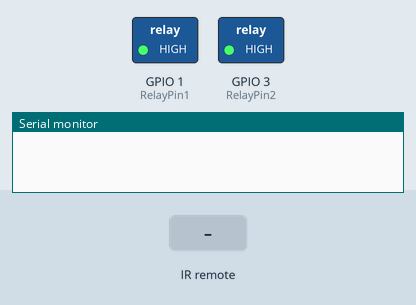
Simulated run of this sketch. Board: ESP8266 (NodeMCU). Parts: switched loads named in the sketch (green lamp = pin HIGH), the last lines printed to the serial monitor. The test bench sets the inputs (shaded band). WiFi joins after 1.5 s; servers stay silent unless stated.

Above: at 2.2 s.
2.3 s: infrared code 0x45 received
At 3.8 s:
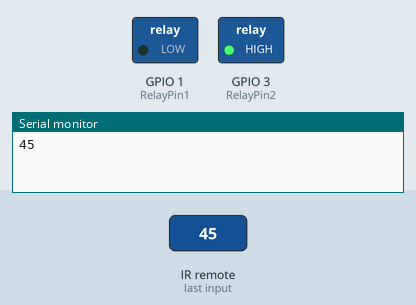
4.1 s: infrared code 0x46 received
At 5.2 s:
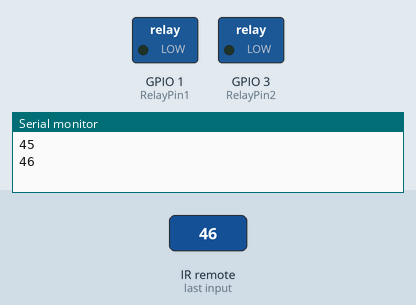
5.9 s: infrared code 0x45 received
At 6.6 s:
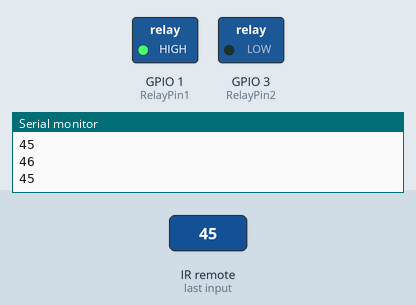
Timing chart, 0 to 8.9 s (numbered marks = the images above; inputs shaded):
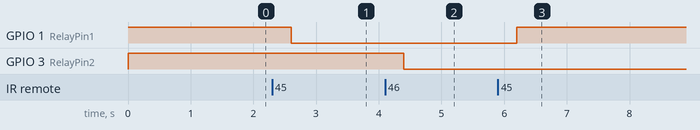

The sketch:

Home_Automation_System_with_IR_and_IoT_Integration_code.ino
```cpp
/**********************************************************************************
 *  TITLE: Blynk control 1 Relay using ESP-01 (ESP-01/01s relay v4.0)
 *  Click on the following links to learn more.
 *  YouTube Video: https://youtu.be/fhEU80xJi-g
 *  Related Blog : https://iotcircuithub.com/esp32-projects/
 *  by Tech StudyCell
 *  Preferences--> Aditional boards Manager URLs :
 *  https://raw.githubusercontent.com/espressif/arduino-esp32/gh-pages/package_esp32_dev_index.json, http://arduino.esp8266.com/stable/package_esp8266com_index.json
 *
 *  Download Board ESP8266 : https://github.com/esp8266/Arduino
 *
 *  Download the libraries
 *  Blynk 1.2.0 Library:  https://github.com/blynkkk/blynk-library
 **********************************************************************************/

/* Fill-in your Template ID (only if using Blynk.Cloud) */

#define BLYNK_TEMPLATE_ID "TMPL3GHgApVKm"
#define BLYNK_TEMPLATE_NAME "esp01 Relay"
#define BLYNK_AUTH_TOKEN "WPVEY5jk-YzbTAzYx389H-Y2gUeYy-Tp"
// Your WiFi credentials.


// Set password to "" for open networks.
char ssid[] = "STUDENT_SECURED12";
char pass[] = "Rana@1234";

bool fetch_blynk_state = false;

#include <ESP8266WiFi.h>
#include <BlynkSimpleEsp8266.h>
#include "IRremote.hpp"

const int irReceiverPin = 0;
#define RelayPin1 1
#define RelayPin2 3 //GPIO-0

unsigned long lastSignalTime = 0;
unsigned long signalIgnoreInterval = 100;
//Change the virtual pins according the rooms
#define VPIN_BUTTON_1    V1
#define VPIN_BUTTON_2    V2
// Relay State
bool toggleState_1 = LOW;
bool toggleState_2 = LOW; //remember the toggle state for relay

char auth[] = BLYNK_AUTH_TOKEN;
BlynkTimer timer;

// When App button is pushed - switch the state

BLYNK_WRITE(VPIN_BUTTON_1) {
  toggleState_1 = param.asInt();
  digitalWrite(RelayPin1, !toggleState_1);
}
BLYNK_WRITE(VPIN_BUTTON_2) {
  toggleState_2 = param.asInt();
  digitalWrite(RelayPin2, !toggleState_2);
}

BLYNK_CONNECTED() {
  // Request the latest state from the server
  if (fetch_blynk_state){
    Blynk.syncVirtual(VPIN_BUTTON_1);

    Blynk.syncVirtual(VPIN_BUTTON_2);
  }
  else{
    Blynk.virtualWrite(VPIN_BUTTON_1, toggleState_1);
    Blynk.virtualWrite(VPIN_BUTTON_2, toggleState_2);
  }

}


void setup()
{
  Serial.begin(9600);
  IrReceiver.begin(irReceiverPin , ENABLE_LED_FEEDBACK);

  pinMode(RelayPin1, OUTPUT);
  pinMode(RelayPin2, OUTPUT);

  //During Starting all Relays should TURN OFF
  digitalWrite(RelayPin1, !toggleState_1);
  digitalWrite(RelayPin2, !toggleState_2);

  WiFi.begin(ssid, pass);
  Blynk.config(auth);
  delay(1000);

  if (!fetch_blynk_state){
    Blynk.virtualWrite(VPIN_BUTTON_1, toggleState_1);
    Blynk.virtualWrite(VPIN_BUTTON_2, toggleState_2);

  }
}

void loop()
{
  if (IrReceiver.decode()) {

    unsigned long int decCode = IrReceiver.decodedIRData.command;
    Serial.println(decCode, HEX);

  unsigned long currentTime = millis();
    if (currentTime - lastSignalTime > signalIgnoreInterval) {
delay(300);
      if (decCode == 0x45) {
        digitalWrite(RelayPin1, !digitalRead(RelayPin1));

      } else if (decCode == 0x46) {
        digitalWrite(RelayPin2, !digitalRead(RelayPin2));
      }

      lastSignalTime = currentTime;
    }

    IrReceiver.resume();
  }
  Blynk.run();
  timer.run();

  if (!Blynk.connected()) {
    toggleState_1 = LOW;
    toggleState_2 = LOW;
    digitalWrite(RelayPin1, !toggleState_1);
    digitalWrite(RelayPin2, !toggleState_2);
  }
}
```

Measured:
- after the input at 2.3 s, GPIO 1 (RelayPin1): HIGH → LOW after 0.30 s
- after the input at 4.1 s, GPIO 3 (RelayPin2): HIGH → LOW after 0.30 s
- after the input at 5.9 s, GPIO 1 (RelayPin1): LOW → HIGH after 0.30 s
